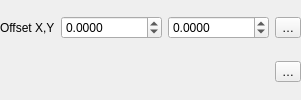
                          <widget class="QFrame" name="mPlacementOffsetFrame">
                           <property name="minimumSize">
                            <size>
                             <width>0</width>
                             <height>0</height>
                            </size>
                           </property>
                           <property name="frameShape">
                            <enum>QFrame::NoFrame</enum>
                           </property>
                           <property name="frameShadow">
                            <enum>QFrame::Raised</enum>
                           </property>
                           <layout class="QGridLayout" name="gridLayout_15">
                            <property name="leftMargin">
                             <number>0</number>
                            </property>
                            <property name="topMargin">
                             <number>0</number>
                            </property>
                            <property name="rightMargin">
                             <number>0</number>
                            </property>
                            <property name="bottomMargin">
                             <number>0</number>
                            </property>
                            <item row="0" column="2">
                             <widget class="QgsDoubleSpinBox" name="mPointOffsetYSpinBox">
                              <property name="sizePolicy">
                               <sizepolicy hsizetype="Preferred" vsizetype="Fixed">
                                <horstretch>0</horstretch>
                                <verstretch>0</verstretch>
                               </sizepolicy>
                              </property>
                              <property name="prefix">
                               <string/>
                              </property>
                              <property name="suffix">
                               <string/>
                              </property>
                              <property name="decimals">
                               <number>4</number>
                              </property>
                              <property name="minimum">
                               <double>-9999999.000000000000000</double>
                              </property>
                              <property name="maximum">
                               <double>9999999.000000000000000</double>
                              </property>
                              <property name="singleStep">
                               <double>0.100000000000000</double>
                              </property>
                             </widget>
                            </item>
                            <item row="0" column="3">
                             <widget class="QgsPropertyOverrideButton" name="mPointOffsetDDBtn">
                              <property name="text">
                               <string>…</string>
                              </property>
                             </widget>
                            </item>
                            <item row="1" column="3">
                             <widget class="QgsPropertyOverrideButton" name="mPointOffsetUnitsDDBtn">
                              <property name="text">
                               <string>…</string>
                              </property>
                             </widget>
                            </item>
                            <item row="0" column="1">
                             <widget class="QgsDoubleSpinBox" name="mPointOffsetXSpinBox">
                              <property name="sizePolicy">
                               <sizepolicy hsizetype="Preferred" vsizetype="Fixed">
                                <horstretch>0</horstretch>
                                <verstretch>0</verstretch>
                               </sizepolicy>
                              </property>
                              <property name="prefix">
                               <string/>
                              </property>
                              <property name="suffix">
                               <string/>
                              </property>
                              <property name="decimals">
                               <number>4</number>
                              </property>
                              <property name="minimum">
                               <double>-9999999.000000000000000</double>
                              </property>
                              <property name="maximum">
                               <double>9999999.000000000000000</double>
                              </property>
                              <property name="singleStep">
                               <double>0.100000000000000</double>
                              </property>
                             </widget>
                            </item>
                            <item row="0" column="0">
                             <widget class="QLabel" name="label_15">
                              <property name="sizePolicy">
                               <sizepolicy hsizetype="Maximum" vsizetype="Preferred">
                                <horstretch>0</horstretch>
                                <verstretch>0</verstretch>
                               </sizepolicy>
                              </property>
                              <property name="text">
                               <string>Offset X,Y</string>
                              </property>
                             </widget>
                            </item>
                            <item row="1" column="1" colspan="2">
                             <widget class="QgsUnitSelectionWidget" name="mPointOffsetUnitWidget" native="true">
                              <property name="focusPolicy">
                               <enum>Qt::StrongFocus</enum>
                              </property>
                             </widget>
                            </item>
                           </layout>
                          </widget>
